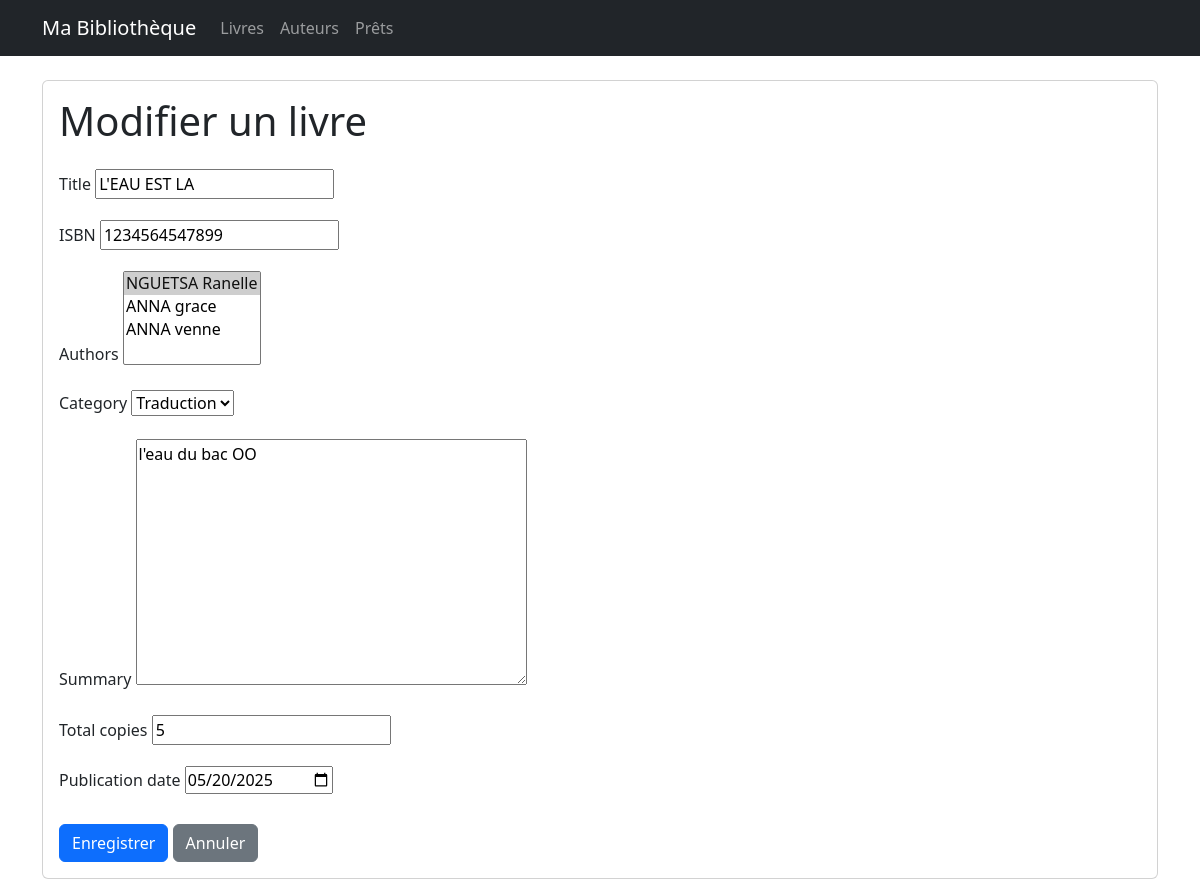
The page /catalogue/book/2/edit/ (signed in) on the database as committed earlier.
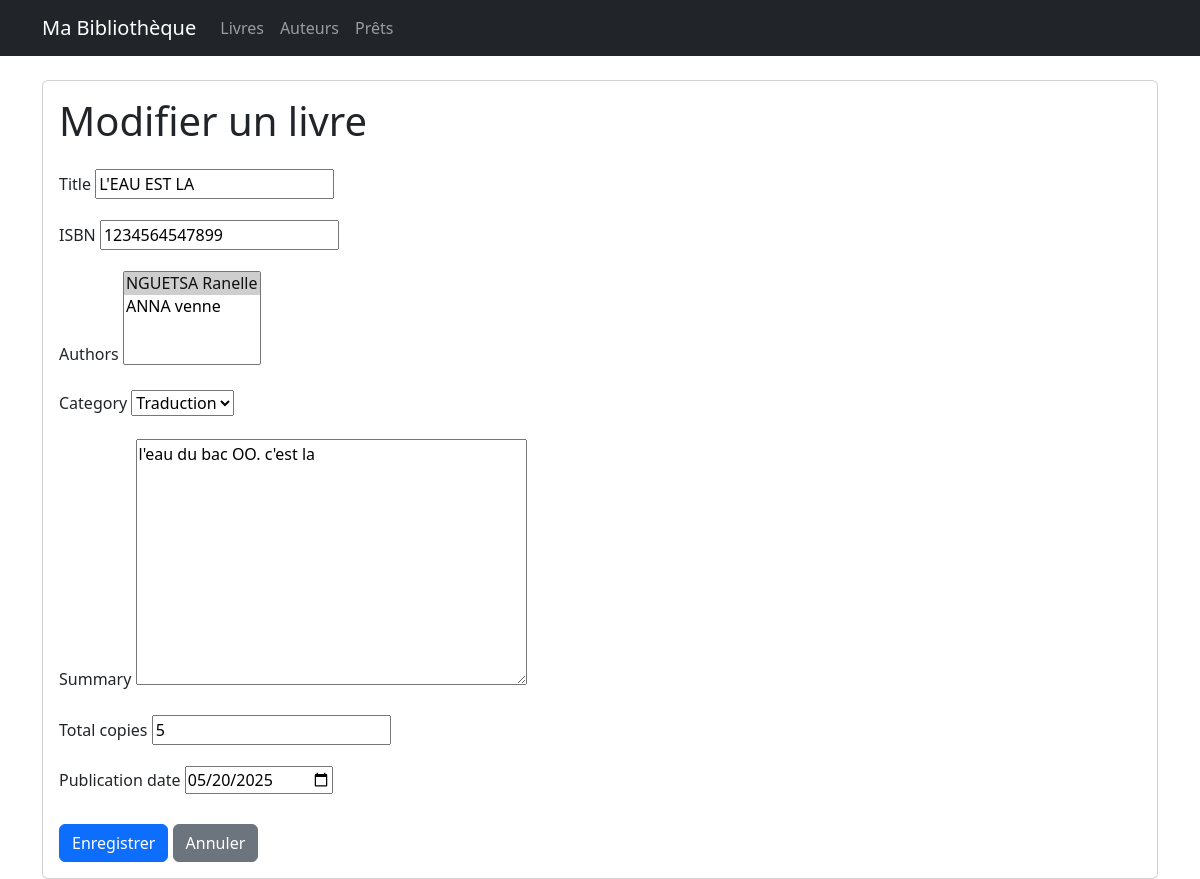
The same page on the database as committed later.
### catalogue/models.py (models this page shows, shortened)
class Book(models.Model):
    title = models.CharField(max_length=200)
    isbn = models.CharField('ISBN', max_length=13, unique=True)
    authors = models.ManyToManyField(Author, related_name='books')
    category = models.ForeignKey(Category, on_delete=models.SET_NULL, null=True, related_name='books')
    summary = models.TextField(blank=True)
    total_copies = models.IntegerField(default=1)
    available_copies = models.IntegerField(default=1)
    publication_date = models.DateField(null=True, blank=True)
    created_at = models.DateTimeField(auto_now_add=True)
    updated_at = models.DateTimeField(auto_now=True)
    class Meta:
        ordering = ['title']

### catalogue/views.py (the view)
# urls.py: path('book/<int:pk>/edit/', views.book_update, name='book_update'),
@login_required
def book_update(request, pk):
    book = get_object_or_404(Book, pk=pk)
    if request.method == 'POST':
        form = BookForm(request.POST, instance=book)
        if form.is_valid():
            book = form.save()
            messages.success(request, f'Le livre "{book.title}" a été mis à jour avec succès.')
            return redirect('catalogue:book_detail', pk=book.pk)
    else:
        form = BookForm(instance=book)
    return render(request, 'catalogue/book_form.html', {
        'form': form,
        'title': 'Modifier le livre'
    })

### catalogue/forms.py (shortened to what this page needs)
class BookForm(forms.ModelForm):
    class Meta:
        model = Book
        fields = ['title', 'isbn', 'authors', 'category', 'summary',
                 'total_copies', 'publication_date']
        widgets = {
            'publication_date': forms.DateInput(attrs={'type': 'date'}),
            'authors': forms.SelectMultiple(attrs={'class': 'select2'}),
        }

### catalogue/models.py (called while the page is built)
    def __str__(self):
        return self.name

    def __str__(self):
        return f"{self.first_name} {self.last_name}"

### catalogue/templates/catalogue/book_form.html (shortened to what this page needs)
{% extends 'catalogue/base.html' %}
{% block content %}
<div class="card">
    <div class="card-body">
        <h1 class="card-title">{% if form.instance.pk %}Modifier{% else %}Ajouter{% endif %} un livre</h1>
        <form method="post" class="mt-4">
            {% for field in form %}
            <div class="mb-3">
                <label for="{{ field.id_for_label }}" class="form-label">{{ field.label }}</label>
                {{ field }}
            </div>
            {% endfor %}
            <div class="mt-4">
                <button type="submit" class="btn btn-primary">Enregistrer</button>
                <a href="{% url 'catalogue:book_list' %}" class="btn btn-secondary">Annuler</a>
            </div>
        </form>
    </div>
</div>
{% endblock %}

Rows that differ between the two databases and show on the page:
changed Book "L'EAU EST LA": summary "l'eau du bac OO" → "l'eau du bac OO. c'est la"
Other text that changed with them:
form field authors: "NGUETSA Ranelle ☑ / ANNA grace / ANNA venne" → "NGUETSA Ranelle ☑ / ANNA venne"
